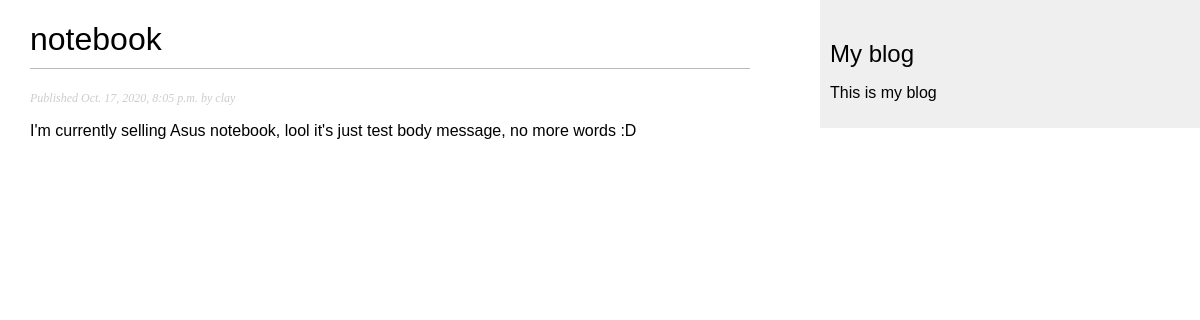
Screenshot of /blog/2020/10/17/notebook/ with the database file from the repository.
### blog/models.py (models this page shows, shortened)
class Post(models.Model):
    STATUS_CHOICES = (
        ('draft', 'Draft'),
        ('published', 'Published'),
    )
    title = models.CharField(max_length=250)
    slug = models.SlugField(max_length=250,
                            unique_for_date='publish')
    author = models.ForeignKey(User,
                               on_delete=models.CASCADE,
                               related_name='blog_posts')
    body = models.TextField()
    publish = models.DateTimeField(default=timezone.now)
    created = models.DateTimeField(auto_now_add=True)
    updated = models.DateTimeField(auto_now=True)
    status = models.CharField(max_length=10,
                              choices=STATUS_CHOICES,
                              default='draft')
    objects = models.Manager()
    published = PublishedManager()
    class Meta:
        ordering = ['-publish']

### blog/views.py (the view)
def post_detail(request, year, month, day, post):
    post = get_object_or_404(Post, slug=post,
                             status="published",
                             publish__year=year,
                             publish__month=month,
                             publish__day=day)
    return render(request,
                  'blog/post/detail.html',
                  {'post': post})

### blog/templates/blog/post/detail.html (shortened to what this page needs)
{% extends "blog/base.html" %}
{% block content %}
    <h1>
        {{ post.title }}
    </h1>
    <p class="date">
        Published {{ post.publish }} by {{ post.author }}
    </p>
    {{ post.body|linebreaks }}
{% endblock %}

### blog/static/css/blog.css (style rules this page uses)
body { margin:0; padding:0; font-family:helvetica, sans-serif; }
h1 { font-weight:normal; border-bottom:1px solid #bbb; padding:0 0 10px 0; }
p.date { color:#ccc; font-family: georgia, serif; font-size: 12px; font-style: italic; }

### rows the page displays
Post: title "notebook", publish "Oct. 17, 2020, 8:05 p.m.", author "clay", body "I'm currently selling Asus notebook, lool it's just test body message, no more words :D"
